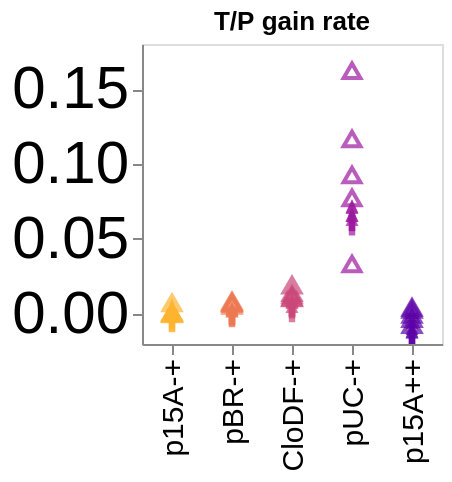

Notebook code cell kept with this figure:
### Code cell
# T/P, gain

alt.Chart(combined_scatter_gain_DF).mark_point(size=70).encode(
    alt.X("PCN", axis=alt.Axis(labelFontSize=15, titleFontSize=15, grid=False), title=None),
    alt.Y("rate_of_gain_log(T/P)", axis=alt.Axis(labelFontSize=30, titleFontSize=15, grid=False), title=None),
    color=alt.Color('PCN', legend=None).scale(scheme=colorScheme,reverse=True),
   shape=alt.Shape('Kan:O', legend=None, scale=alt.Scale(range=['arrow', 'triangle']))
).properties(
    title='T/P gain rate',
    width=150,
    height=150
).interactive()

### Figure 1 — Vega-Lite specification as saved in the notebook (floating-point values rounded to 4 significant figures)
{"config": {"view": {"continuousWidth": 300, "continuousHeight": 300}}, "data": {"name": "data-5ac6072b3acf5dbd61957e91e71dbc6e"}, "mark": {"type": "point", "size": 70}, "encoding": {"color": {"field": "PCN", "legend": null, "scale": {"scheme": "plasma", "reverse": true}, "sort": ["p15A-+", "pBR-+", "CloDF-+", "pUC-+", "p15A++"], "type": "ordinal"}, "shape": {"field": "Kan", "legend": null, "scale": {"range": ["arrow", "triangle"]}, "type": "ordinal"}, "x": {"axis": {"grid": false, "labelFontSize": 15, "titleFontSize": 15}, "field": "PCN", "sort": ["p15A-+", "pBR-+", "CloDF-+", "pUC-+", "p15A++"], "title": null, "type": "ordinal"}, "y": {"axis": {"grid": false, "labelFontSize": 30, "titleFontSize": 15}, "field": "rate_of_gain_log(T/P)", "title": null, "type": "quantitative"}}, "height": 150, "params": [{"name": "param_7", "select": {"type": "interval", "encodings": ["x", "y"]}, "bind": "scales"}], "title": "T/P gain rate", "width": 150, "$schema": "https://vega.github.io/schema/vega-lite/v5.20.1.json", "datasets": {"data-5ac6072b3acf5dbd61957e91e71dbc6e": [{"PCN": "p15A-+", "ExpRep": "1", "rate_of_gain_log(transposon copy)": 0.00238, "rate_of_gain_log(plasmid copy)": -0.007844, "rate_of_gain_log(T/P)": -0.000664, "Kan": 1, "averagePCN": 17.22}, {"PCN": "p15A-+", "ExpRep": "2", "rate_of_gain_log(transposon copy)": 0.001527, "rate_of_gain_log(plasmid copy)": -0.0004495, "rate_of_gain_log(T/P)": -0.001152, "Kan": 1, "averagePCN": 17.22}, {"PCN": "p15A-+", "ExpRep": "3", "rate_of_gain_log(transposon copy)": 0.001636, "rate_of_gain_log(plasmid copy)": 0.001007, "rate_of_gain_log(T/P)": -0.001653, "Kan": 1, "averagePCN": 17.22}, {"PCN": "p15A-+", "ExpRep": "4", "rate_of_gain_log(transposon copy)": 0.001931, "rate_of_gain_log(plasmid copy)": -0.002216, "rate_of_gain_log(T/P)": -0.0004427, "Kan": 1, "averagePCN": 17.22}, {"PCN": "p15A-+", "ExpRep": "5", "rate_of_gain_log(transposon copy)": 0.001032, "rate_of_gain_log(plasmid copy)": -0.003811, "rate_of_gain_log(T/P)": 0.005676, "Kan": 1, "averagePCN": 17.22}, {"PCN": "pBR-+", "ExpRep": "1", "rate_of_gain_log(transposon copy)": 0.001637, "rate_of_gain_log(plasmid copy)": -0.005247, "rate_of_gain_log(T/P)": 0.006957, "Kan": 1, "averagePCN": 31.71}, {"PCN": "pBR-+", "ExpRep": "2", "rate_of_gain_log(transposon copy)": -0.001278, "rate_of_gain_log(plasmid copy)": -0.006927, "rate_of_gain_log(T/P)": 0.005527, "Kan": 1, "averagePCN": 31.71}, {"PCN": "pBR-+", "ExpRep": "3", "rate_of_gain_log(transposon copy)": -0.0005056, "rate_of_gain_log(plasmid copy)": -0.004435, "rate_of_gain_log(T/P)": 0.004006, "Kan": 1, "averagePCN": 31.71}, {"PCN": "pBR-+", "ExpRep": "4", "rate_of_gain_log(transposon copy)": -0.001827, "rate_of_gain_log(plasmid copy)": -0.007509, "rate_of_gain_log(T/P)": 0.005614, "Kan": 1, "averagePCN": 31.71}, {"PCN": "pBR-+", "ExpRep": "5", "rate_of_gain_log(transposon copy)": -3.479e-05, "rate_of_gain_log(plasmid copy)": -0.006242, "rate_of_gain_log(T/P)": 0.006209, "Kan": 1, "averagePCN": 31.71}, {"PCN": "CloDF-+", "ExpRep": "1", "rate_of_gain_log(transposon copy)": 0.01263, "rate_of_gain_log(plasmid copy)": 0.0009189, "rate_of_gain_log(T/P)": 0.01259, "Kan": 1, "averagePCN": 63.97}, {"PCN": "CloDF-+", "ExpRep": "2", "rate_of_gain_log(transposon copy)": 0.006337, "rate_of_gain_log(plasmid copy)": -0.002941, "rate_of_gain_log(T/P)": 0.009601, "Kan": 1, "averagePCN": 63.97}, {"PCN": "CloDF-+", "ExpRep": "3", "rate_of_gain_log(transposon copy)": 0.01226, "rate_of_gain_log(plasmid copy)": -0.004608, "rate_of_gain_log(T/P)": 0.01761, "Kan": 1, "averagePCN": 63.97}, {"PCN": "CloDF-+", "ExpRep": "4", "rate_of_gain_log(transposon copy)": 0.005297, "rate_of_gain_log(plasmid copy)": -0.005267, "rate_of_gain_log(T/P)": 0.01114, "Kan": 1, "averagePCN": 63.97}, {"PCN": "CloDF-+", "ExpRep": "5", "rate_of_gain_log(transposon copy)": 0.008385, "rate_of_gain_log(plasmid copy)": 0.0001382, "rate_of_gain_log(T/P)": 0.009033, "Kan": 1, "averagePCN": 63.97}, {"PCN": "pUC-+", "ExpRep": "1", "rate_of_gain_log(transposon copy)": 0.06519, "rate_of_gain_log(plasmid copy)": -0.004988, "rate_of_gain_log(T/P)": 0.09099, "Kan": 1, "averagePCN": 662.9}, {"PCN": "pUC-+", "ExpRep": "2", "rate_of_gain_log(transposon copy)": 0.1203, "rate_of_gain_log(plasmid copy)": -0.008966, "rate_of_gain_log(T/P)": 0.1605, "Kan": 1, "averagePCN": 662.9}, {"PCN": "pUC-+", "ExpRep": "3", "rate_of_gain_log(transposon copy)": 0.1093, "rate_of_gain_log(plasmid copy)": -0.02239, "rate_of_gain_log(T/P)": 0.1151, "Kan": 1, "averagePCN": 662.9}, {"PCN": "pUC-+", "ExpRep": "4", "rate_of_gain_log(transposon copy)": 0.02896, "rate_of_gain_log(plasmid copy)": -0.001934, "rate_of_gain_log(T/P)": 0.03175, "Kan": 1, "averagePCN": 662.9}, {"PCN": "pUC-+", "ExpRep": "5", "rate_of_gain_log(transposon copy)": 0.1149, "rate_of_gain_log(plasmid copy)": 0.002565, "rate_of_gain_log(T/P)": 0.07578, "Kan": 1, "averagePCN": 662.9}, {"PCN": "p15A++", "ExpRep": "1", "rate_of_gain_log(transposon copy)": -0.001404, "rate_of_gain_log(plasmid copy)": -0.004255, "rate_of_gain_log(T/P)": 0.001329, "Kan": 1, "averagePCN": 18.81}, {"PCN": "p15A++", "ExpRep": "2", "rate_of_gain_log(transposon copy)": 0.001131, "rate_of_gain_log(plasmid copy)": 0.001842, "rate_of_gain_log(T/P)": 0.002716, "Kan": 1, "averagePCN": 18.81}, {"PCN": "p15A++", "ExpRep": "3", "rate_of_gain_log(transposon copy)": 0.001619, "rate_of_gain_log(plasmid copy)": 0.008278, "rate_of_gain_log(T/P)": -0.001932, "Kan": 1, "averagePCN": 18.81}, {"PCN": "p15A++", "ExpRep": "4", "rate_of_gain_log(transposon copy)": 0.003163, "rate_of_gain_log(plasmid copy)": 0.01824, "rate_of_gain_log(T/P)": -0.008818, "Kan": 1, "averagePCN": 18.81}, {"PCN": "p15A++", "ExpRep": "5", "rate_of_gain_log(transposon copy)": 0.0001174, "rate_of_gain_log(plasmid copy)": 0.006115, "rate_of_gain_log(T/P)": -0.004699, "Kan": 1, "averagePCN": 18.81}, {"PCN": "p15A-+", "ExpRep": "1", "rate_of_gain_log(transposon copy)": 0.0005797, "rate_of_gain_log(plasmid copy)": 0.0006469, "rate_of_gain_log(T/P)": -0.005264, "Kan": 0, "averagePCN": 17.22}, {"PCN": "p15A-+", "ExpRep": "2", "rate_of_gain_log(transposon copy)": 0.0002062, "rate_of_gain_log(plasmid copy)": 0.001285, "rate_of_gain_log(T/P)": -0.004844, "Kan": 0, "averagePCN": 17.22}, {"PCN": "p15A-+", "ExpRep": "3", "rate_of_gain_log(transposon copy)": -0.0004546, "rate_of_gain_log(plasmid copy)": -0.001344, "rate_of_gain_log(T/P)": 0.001901, "Kan": 0, "averagePCN": 17.22}, {"PCN": "p15A-+", "ExpRep": "4", "rate_of_gain_log(transposon copy)": -0.0003568, "rate_of_gain_log(plasmid copy)": -0.0006851, "rate_of_gain_log(T/P)": 0.0005324, "Kan": 0, "averagePCN": 17.22}, {"PCN": "p15A-+", "ExpRep": "5", "rate_of_gain_log(transposon copy)": -0.0001719, "rate_of_gain_log(plasmid copy)": 0.002965, "rate_of_gain_log(T/P)": -0.003235, "Kan": 0, "averagePCN": 17.22}, {"PCN": "pBR-+", "ExpRep": "1", "rate_of_gain_log(transposon copy)": 0.01131, "rate_of_gain_log(plasmid copy)": 0.01218, "rate_of_gain_log(T/P)": -0.0003748, "Kan": 0, "averagePCN": 31.71}, {"PCN": "pBR-+", "ExpRep": "2", "rate_of_gain_log(transposon copy)": 0.003755, "rate_of_gain_log(plasmid copy)": 0.00582, "rate_of_gain_log(T/P)": -0.001882, "Kan": 0, "averagePCN": 31.71}, {"PCN": "pBR-+", "ExpRep": "3", "rate_of_gain_log(transposon copy)": 0.01332, "rate_of_gain_log(plasmid copy)": 0.01527, "rate_of_gain_log(T/P)": -0.001394, "Kan": 0, "averagePCN": 31.71}, {"PCN": "pBR-+", "ExpRep": "4", "rate_of_gain_log(transposon copy)": 0.01043, "rate_of_gain_log(plasmid copy)": 0.01095, "rate_of_gain_log(T/P)": -0.0001084, "Kan": 0, "averagePCN": 31.71}, {"PCN": "pBR-+", "ExpRep": "5", "rate_of_gain_log(transposon copy)": 0.01009, "rate_of_gain_log(plasmid copy)": 0.01093, "rate_of_gain_log(T/P)": -0.0003909, "Kan": 0, "averagePCN": 31.71}, {"PCN": "CloDF-+", "ExpRep": "1", "rate_of_gain_log(transposon copy)": 0.04227, "rate_of_gain_log(plasmid copy)": 0.04186, "rate_of_gain_log(T/P)": 0.003936, "Kan": 0, "averagePCN": 63.97}, {"PCN": "CloDF-+", "ExpRep": "2", "rate_of_gain_log(transposon copy)": 0.02587, "rate_of_gain_log(plasmid copy)": 0.02632, "rate_of_gain_log(T/P)": 0.001354, "Kan": 0, "averagePCN": 63.97}, {"PCN": "CloDF-+", "ExpRep": "3", "rate_of_gain_log(transposon copy)": 0.02829, "rate_of_gain_log(plasmid copy)": 0.02544, "rate_of_gain_log(T/P)": 0.004737, "Kan": 0, "averagePCN": 63.97}, {"PCN": "CloDF-+", "ExpRep": "4", "rate_of_gain_log(transposon copy)": 0.02158, "rate_of_gain_log(plasmid copy)": 0.01844, "rate_of_gain_log(T/P)": 0.005137, "Kan": 0, "averagePCN": 63.97}, {"PCN": "CloDF-+", "ExpRep": "5", "rate_of_gain_log(transposon copy)": 0.02815, "rate_of_gain_log(plasmid copy)": 0.02568, "rate_of_gain_log(T/P)": 0.005221, "Kan": 0, "averagePCN": 63.97}, {"PCN": "pUC-+", "ExpRep": "1", "rate_of_gain_log(transposon copy)": 0.1158, "rate_of_gain_log(plasmid copy)": 0.06007, "rate_of_gain_log(T/P)": 0.06792, "Kan": 0, "averagePCN": 662.9}, {"PCN": "pUC-+", "ExpRep": "2", "rate_of_gain_log(transposon copy)": 0.1006, "rate_of_gain_log(plasmid copy)": 0.05676, "rate_of_gain_log(T/P)": 0.062, "Kan": 0, "averagePCN": 662.9}, {"PCN": "pUC-+", "ExpRep": "3", "rate_of_gain_log(transposon copy)": 0.1191, "rate_of_gain_log(plasmid copy)": 0.07387, "rate_of_gain_log(T/P)": 0.06728, "Kan": 0, "averagePCN": 662.9}, {"PCN": "pUC-+", "ExpRep": "4", "rate_of_gain_log(transposon copy)": 0.1329, "rate_of_gain_log(plasmid copy)": 0.1092, "rate_of_gain_log(T/P)": 0.0622, "Kan": 0, "averagePCN": 662.9}, {"PCN": "pUC-+", "ExpRep": "5", "rate_of_gain_log(transposon copy)": 0.1133, "rate_of_gain_log(plasmid copy)": 0.07501, "rate_of_gain_log(T/P)": 0.05924, "Kan": 0, "averagePCN": 662.9}, {"PCN": "p15A++", "ExpRep": "1", "rate_of_gain_log(transposon copy)": 0.002655, "rate_of_gain_log(plasmid copy)": 0.01603, "rate_of_gain_log(T/P)": -0.009745, "Kan": 0, "averagePCN": 18.81}, {"PCN": "p15A++", "ExpRep": "2", "rate_of_gain_log(transposon copy)": 0.003018, "rate_of_gain_log(plasmid copy)": 0.009989, "rate_of_gain_log(T/P)": -0.002914, "Kan": 0, "averagePCN": 18.81}, {"PCN": "p15A++", "ExpRep": "3", "rate_of_gain_log(transposon copy)": 0.001642, "rate_of_gain_log(plasmid copy)": 0.02011, "rate_of_gain_log(T/P)": -0.0159, "Kan": 0, "averagePCN": 18.81}, {"PCN": "p15A++", "ExpRep": "4", "rate_of_gain_log(transposon copy)": 0.001164, "rate_of_gain_log(plasmid copy)": 0.01732, "rate_of_gain_log(T/P)": -0.0152, "Kan": 0, "averagePCN": 18.81}, {"PCN": "p15A++", "ExpRep": "5", "rate_of_gain_log(transposon copy)": 0.002409, "rate_of_gain_log(plasmid copy)": 0.01897, "rate_of_gain_log(T/P)": -0.0134, "Kan": 0, "averagePCN": 18.81}]}}
